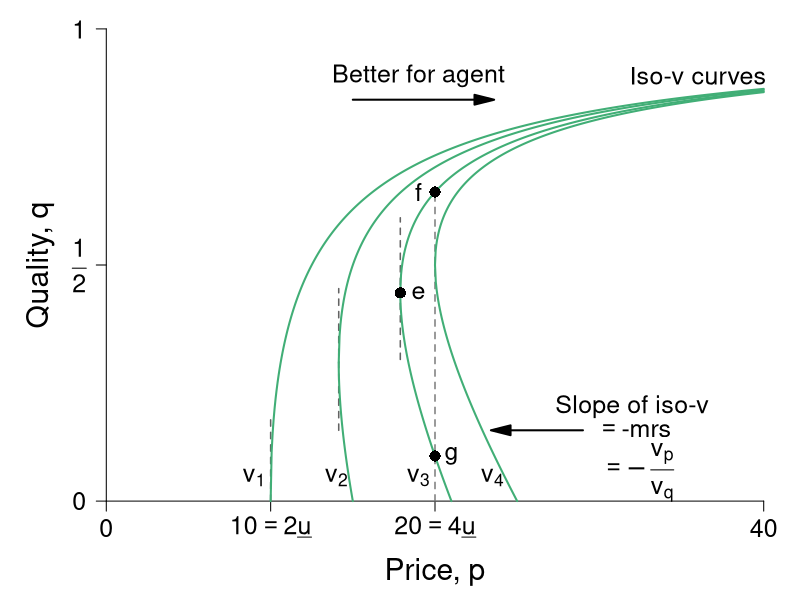

The R source for this figure:
#' Graph Designer: Scott Cohn
#' Authors: Bowles and Halliday
#' Title: Coordination, Conflict and Competition: A Text in Microeconomics

require(ggplot2)
require(shape)
pdf(file = "information_power/iso_vmap_a_leftpanel.pdf", width = 9, height = 7)

#Set parameters for graphics
pointsize <- 1.8
axislabelsize <- 1.8
labelsize <- 1.5
namesize <- 1.8
annotatesize <- 1.5
graphlinewidth <- 2
segmentlinewidth <- 1.5

COL <- c("#7fc97f", "#beaed4", "#fdc086", "#ffff99", "#386cb0", "#f0027f", "#bf5b17", "#666666")
COLA <- c("#e0f3db", "#99d8c9","#66c2a4","#41ae76", "#238b45", "#005824")
COLB <- c("#c6dbef", "#4eb3d3", "#2b8cbe", "#0868ac","#084081")
COLC <- c("#fcfbfd", "#efedf5", "#dadaeb", "#bcbddc", "#9e9ac8", "#807dba", "#6a51a3", "#54278f", "#3f007d")
grays <- gray.colors(25, start = 1, end = 0)

#The equation is below when v = 0. See Wolfram Alpha output. 
isov <- function(p, delta = 5) {
  (p - delta)/p
}

isovhigh1 <- function(p, delta = 5, v = 5){
  (sqrt(p^2 - 4 * delta * v) - p + 2*v)/( 2 * v )
}

isovlow1 <- function(p, delta = 5, v = 5){
  (-sqrt(p^2 - 4 * delta * v) - p + 2*v)/( 2 * v )
}

isovhigh2 <- function(p, delta = 5, v = 10){
  (sqrt(p^2 - 4 * delta * v) - p + 2*v)/( 2 * v )
}

isovlow2 <- function(p, delta = 5, v = 10){
  (-sqrt(p^2 - 4 * delta * v) - p + 2*v)/( 2 * v )
}

isovhigh3 <- function(p, delta = 5, v = 15){
  (sqrt(p^2 - 4 * delta * v) - p + 2*v)/( 2 * v )
}

isovlow3 <- function(p, delta = 5, v = 15){
  (-sqrt(p^2 - 4 * delta * v) - p + 2*v)/( 2 * v )
}

isovhigh4 <- function(p, delta = 5, v = 15){
  (sqrt(p^2 - 4 * delta * v) - p + 2*v)/( 2 * v )
}

isovlow4 <- function(p, delta = 5, v = 15){
  (-sqrt(p^2 - 4 * delta * v) - p + 2*v)/( 2 * v )
}

brfFn <- function(p, delta = 5) {
  1 - (2*delta) /p
}

#This is evaluated for p = 12; q = 12/(8*sqrt(12^2 - 4*delta1*v1)) - 1/8 for the slope
#At p = 12; q = (-sqrt(12^2 - 4*v1*delta1) - 12 + 2*v1)/(2*v1) = 0.799
tangencyLine <- function(p){
  (p*(0.05))
}



#COL <- c("#bae4b3", "#74c476", "#238b45")
#COL <- c("#f7fcf0", "#e0f3db", "#ccebc5", "#a8ddb5", "#7bccc4", "#4eb3d3", "#2b8cbe", "#08589e")
COL <- c("#f7fcf5", "#e5f5e0", "#c7e9c0", "#a1d99b", "#74c476", "#41ab5d", "#238b45", "#005a32")
par(mar =  c(4, 4, .5, .5))

xlims <- c(0, 40)
ylims <- c(0, 1)

plot(0, 0, xlim = xlims, ylim = ylims, type = "n",
     xlab = "",
     ylab = "",
     xaxt = "n", yaxt = "n", cex.lab = axislabelsize, bty = "n")

mtext(expression(paste("Price, ", p)), side=1, line = 2.5, cex = axislabelsize)
text(-4, ylims[2] - 0.5*(ylims[2] - ylims[1]), expression(paste("Quality, ", q)), xpd = TRUE, cex = axislabelsize, srt = 90) 


npts <- 500 
npts2 <- 501
#Specify the sequences of points for graphing. 
xx0 <- seq(5, xlims[2], length.out = npts)
xx1 <- seq(10, xlims[2], length.out = npts)
xx2 <- seq(xlims[1], 15, length.out = npts)
xx3 <- seq(10, xlims[2], length.out = npts2)
xx4 <- seq(xlims[1], 10, length.out = npts2)
#For below, I solved sqrt(p^2 - 200) - p + 200/p = 0, getting p = 10*sqrt(2) = 14.14214
xx5 <- seq(14.14214, xlims[2], length.out = npts2)
xx6 <- seq(14.14214, 15, length.out = npts2)

xx7 <- seq(17.889, xlims[2], length.out = npts2)
xx8 <- seq(17.889, 21, length.out = npts2)

xx9 <- seq(20, xlims[2], length.out = npts2)
xx10 <- seq(xlims[1], 25, length.out = npts2)

#Customize ticks and labels for the plot
ticksy <- c(0, 0.5, 1)
ylabels <- c(0, expression(paste(frac(1,2))), 1)
ticksx <- c(0, 10, 20, 40)
xlabels <- c(0, expression(paste(10 == 2*underline("u"))), expression(paste(20 == 4*underline("u"))) , 40)
axis(1, at = ticksx, pos = 0, labels = xlabels, cex.axis = labelsize)
axis(2, at = ticksy, pos = 0, labels = ylabels, las = 1, cex.axis = labelsize)

#Annotation of the three graphs and the NE

# text(3.4, 0.05, expression(paste(v[0] == z)), cex = annotatesize)
text(9.0, 0.05, expression(paste(v[1])), cex = annotatesize)
text(14, 0.05, expression(paste(v[2])), cex = annotatesize)
text(19, 0.05, expression(paste(v[3])), cex = annotatesize)
text(23.5, 0.05, expression(paste(v[4])), cex = annotatesize)
#text(21, 0.48, expression(paste("n")), cex = annotatesize)
#text(33, 0.58, expression(paste("Best-response function")), cex = annotatesize)
text(36, 0.9, expression(paste("Iso-v curves")), cex = annotatesize)

#Lines for the coordinates of the Nash equilbrium
segments(10, 0, 10, 0.175, lty = 2, col = grays[22], lwd = segmentlinewidth)
segments(20, 0, 20, 0.6545, lty = 2, col = grays[20], lwd = segmentlinewidth)
#segments(0, 0.5, 20, 0.5, lty = 2, col = grays[20], lwd = segmentlinewidth)
segments(14.14214, 0.15, 14.14214, 0.45, lty = 2, col = grays[22], lwd = segmentlinewidth)
segments(17.889, 0.3, 17.889, 0.6, lty = 2, col = grays[22], lwd = segmentlinewidth)

#Draw the lines for the graphs
#lines(xx0, isov(xx0, delta = 5), col = COLA[4], lwd = graphlinewidth)
#lines(xx1, brfFn(xx1), col = COLA[5], lwd = graphlinewidth)
#lines(xx2, tangencyLine(xx2), col = "darkgrey", lwd = segmentlinewidth, lty = 2)
lines(xx3, isovhigh1(xx3, v = 5, delta = 5), col = COLA[4], lwd = graphlinewidth)
lines(xx4, isovlow1(xx4, v = 5, delta = 5), col = COLA[4], lwd = graphlinewidth)
lines(xx5, isovhigh2(xx5, v = 10, delta = 5), col = COLA[4], lwd = graphlinewidth)
lines(xx6, isovlow2(xx6, v = 10, delta = 5), col = COLA[4], lwd = graphlinewidth)
lines(xx7, isovhigh3(xx7, v = 16, delta = 5), col = COLA[4], lwd = graphlinewidth)
lines(xx8, isovlow3(xx8, v = 16, delta = 5), col = COLA[4], lwd = graphlinewidth)
lines(xx9, isovhigh4(xx9, v = 20, delta = 5), col = COLA[4], lwd = graphlinewidth)
lines(xx10, isovlow4(xx10, v = 20, delta = 5), col = COLA[4], lwd = graphlinewidth)

#Arrows and slope of iso-v label
Arrows(29, 0.15, 24, 0.15,  col = "black", lty = 1, lwd = 2, arr.type = "triangle")
text(32, 0.2, expression(paste("Slope of iso-v")), cex = annotatesize)
text(32.3, 0.15, expression(paste(phantom() == phantom(), "-mrs ")), cex = annotatesize)
text(32.3, 0.06, expression(paste(phantom() == -frac(v[p], v[q]))), cex = annotatesize)


Arrows(15, 0.85, 23, 0.85,  col = "black", lty = 1, lwd = 2, arr.type = "triangle")
text(19, 0.9, expression(paste("Better for agent")), cex = annotatesize)

#Add a point for the NE
#points(20, 0.5, pch = 16, col = "black", cex = 1.5)


#Add a point for b
# points(10, 0.5, pch = 16, col = "black", cex = 1.5)
# text(9.5, 0.53, expression(paste("b")), cex = annotatesize)

#Add a point for d
#Figure out q for p = 14.14214: q = 1 - 2delta/p = 1 - (2*5)/14.14214 =  0.2928934
#points(14.14214, 0.2928934, pch = 16, col = "black", cex = 1.5)
#text(15, 0.2928934, expression(paste("d")), cex = annotatesize)

points(17.889, 0.441, pch = 16, col = "black", cex = 1.5)
text(19, 0.441, expression(paste("e")), cex = annotatesize)

# points same wage w incr/decr in effort
points(20, 0.0955, pch = 16, col = "black", cex = 1.5)
text(21, 0.0955, expression(paste("g")), cex = annotatesize)
points(20, 0.6545, pch = 16, col = "black", cex = 1.5)
text(19, 0.6545, expression(paste("f")), cex = annotatesize)

dev.off()
